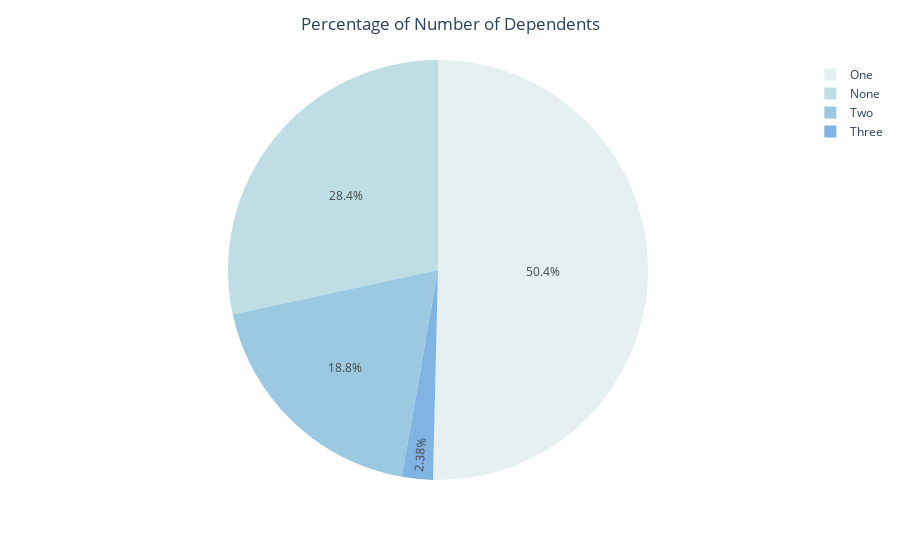
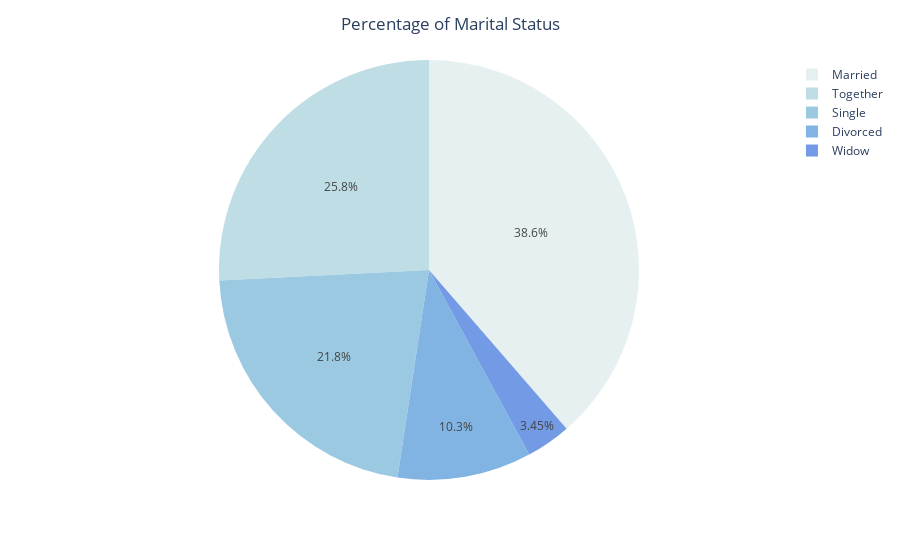
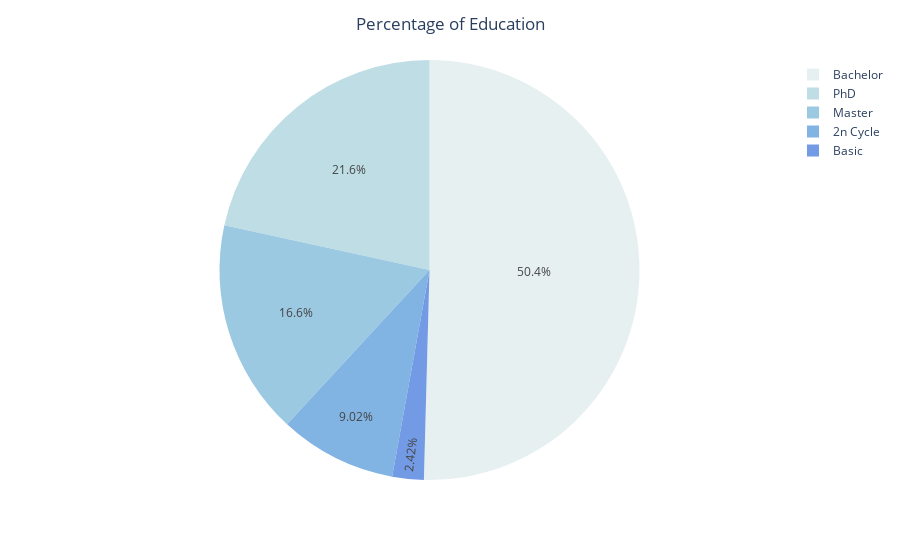
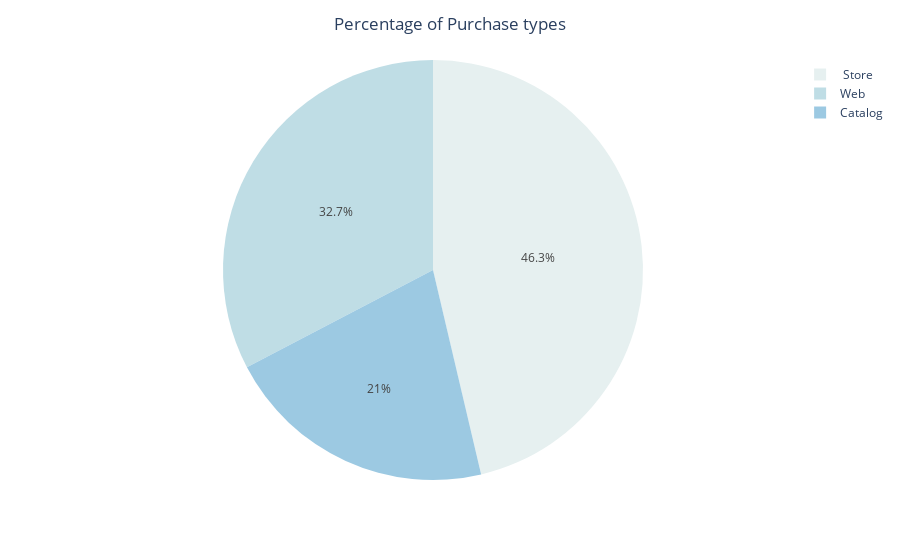

Write notebook code for charts like these, in order.
### Code cell
## Lets start to look at the data ## 
childCount = ["One","None","Two","Three"]
totalChildCount = df['Dependents'].value_counts().tolist()
fig = px.pie(values=totalChildCount, names=childCount,color_discrete_sequence=px.colors.sequential.dense )
fig.update_layout(title_text='Percentage of Number of Dependents', title_x=0.5)
fig.show()

totals = [
    df['Marital_Divorced'].sum(),
    df['Marital_Married'].sum(),
    df['Marital_Single'].sum(),
    df['Marital_Together'].sum(),
    df['Marital_Widow'].sum(),
]
Status = ['Divorced' ,'Married','Single','Together',"Widow"]
figM = px.pie(values=totals, names=Status,color_discrete_sequence=px.colors.sequential.dense )
figM.update_layout(title_text='Percentage of Marital Status', title_x=0.5)
figM.show()

counts = df['Education'].value_counts().tolist()
values = ['Bachelor','PhD','Master','2n Cycle','Basic']
figE = px.pie(values=counts, names=values,color_discrete_sequence=px.colors.sequential.dense )
figE.update_layout(title_text='Percentage of Education', title_x=0.5)
figE.show()

totPurchases = [
    df['NumWebPurchases'].sum(),
    df['NumCatalogPurchases'].sum(),
    df['NumStorePurchases'].sum()
]
types = ['Web', 'Catalog', ' Store']
figP = px.pie(values=totPurchases, names=types,color_discrete_sequence=px.colors.sequential.dense )
figP.update_layout(title_text='Percentage of Purchase types', title_x=0.5)
figP.show()

totProducts = [
    df['MntWines'].sum(),
    df['MntFruits'].sum(),
    df['MntMeatProducts'].sum(),
    df['MntFishProducts'].sum(),
    df['MntSweetProducts'].sum(),
    df['MntGoldProds'].sum()
]
products = ['Wines', 'Fruits', 'Meat', 'Fish', 'Sweet', 'Gold']
figPro = px.pie(values=totProducts, names=products,color_discrete_sequence=px.colors.sequential.dense )
figPro.update_layout(title_text='Percentage of Purchased Items', title_x=0.5)
figPro.show()

ccounts = df['Complain'].value_counts().tolist()
ctypes = ["Never Complained","Complained"]
figC = px.pie(values=ccounts, names=ctypes,color_discrete_sequence=px.colors.sequential.dense )
figC.update_layout(title_text='Population of Complains', title_x=0.5)
figC.show()

### Figure 1 — Plotly figure (JSON) as saved in the notebook; plotly's stock layout.template omitted (floating-point values rounded to 4 significant figures)
{"data": [{"domain": {"x": [0, 1], "y": [0, 1]}, "hovertemplate": "label=%{label}<br>value=%{value}<extra></extra>", "labels": ["One", "None", "Two", "Three"], "legendgroup": "", "name": "", "showlegend": true, "type": "pie", "values": [1123, 633, 420, 53]}], "layout": {"legend": {"tracegroupgap": 0}, "margin": {"t": 60}, "piecolorway": ["rgb(230, 240, 240)", "rgb(191, 221, 229)", "rgb(156, 201, 226)", "rgb(129, 180, 227)", "rgb(115, 154, 228)", "rgb(117, 127, 221)", "rgb(120, 100, 202)", "rgb(119, 74, 175)", "rgb(113, 50, 141)", "rgb(100, 31, 104)", "rgb(80, 20, 66)", "rgb(54, 14, 36)"], "title": {"text": "Percentage of Number of Dependents", "x": 0.5}}}

### Figure 2 — Plotly figure (JSON) as saved in the notebook; plotly's stock layout.template omitted (floating-point values rounded to 4 significant figures)
{"data": [{"domain": {"x": [0, 1], "y": [0, 1]}, "hovertemplate": "label=%{label}<br>value=%{value}<extra></extra>", "labels": ["Divorced", "Married", "Single", "Together", "Widow"], "legendgroup": "", "name": "", "showlegend": true, "type": "pie", "values": [230, 861, 486, 575, 77]}], "layout": {"legend": {"tracegroupgap": 0}, "margin": {"t": 60}, "piecolorway": ["rgb(230, 240, 240)", "rgb(191, 221, 229)", "rgb(156, 201, 226)", "rgb(129, 180, 227)", "rgb(115, 154, 228)", "rgb(117, 127, 221)", "rgb(120, 100, 202)", "rgb(119, 74, 175)", "rgb(113, 50, 141)", "rgb(100, 31, 104)", "rgb(80, 20, 66)", "rgb(54, 14, 36)"], "title": {"text": "Percentage of Marital Status", "x": 0.5}}}

### Figure 3 — Plotly figure (JSON) as saved in the notebook; plotly's stock layout.template omitted (floating-point values rounded to 4 significant figures)
{"data": [{"domain": {"x": [0, 1], "y": [0, 1]}, "hovertemplate": "label=%{label}<br>value=%{value}<extra></extra>", "labels": ["Bachelor", "PhD", "Master", "2n Cycle", "Basic"], "legendgroup": "", "name": "", "showlegend": true, "type": "pie", "values": [1124, 481, 369, 201, 54]}], "layout": {"legend": {"tracegroupgap": 0}, "margin": {"t": 60}, "piecolorway": ["rgb(230, 240, 240)", "rgb(191, 221, 229)", "rgb(156, 201, 226)", "rgb(129, 180, 227)", "rgb(115, 154, 228)", "rgb(117, 127, 221)", "rgb(120, 100, 202)", "rgb(119, 74, 175)", "rgb(113, 50, 141)", "rgb(100, 31, 104)", "rgb(80, 20, 66)", "rgb(54, 14, 36)"], "title": {"text": "Percentage of Education", "x": 0.5}}}

### Figure 4 — Plotly figure (JSON) as saved in the notebook; plotly's stock layout.template omitted (floating-point values rounded to 4 significant figures)
{"data": [{"domain": {"x": [0, 1], "y": [0, 1]}, "hovertemplate": "label=%{label}<br>value=%{value}<extra></extra>", "labels": ["Web", "Catalog", " Store"], "legendgroup": "", "name": "", "showlegend": true, "type": "pie", "values": [9139, 5877, 12956]}], "layout": {"legend": {"tracegroupgap": 0}, "margin": {"t": 60}, "piecolorway": ["rgb(230, 240, 240)", "rgb(191, 221, 229)", "rgb(156, 201, 226)", "rgb(129, 180, 227)", "rgb(115, 154, 228)", "rgb(117, 127, 221)", "rgb(120, 100, 202)", "rgb(119, 74, 175)", "rgb(113, 50, 141)", "rgb(100, 31, 104)", "rgb(80, 20, 66)", "rgb(54, 14, 36)"], "title": {"text": "Percentage of Purchase types", "x": 0.5}}}
